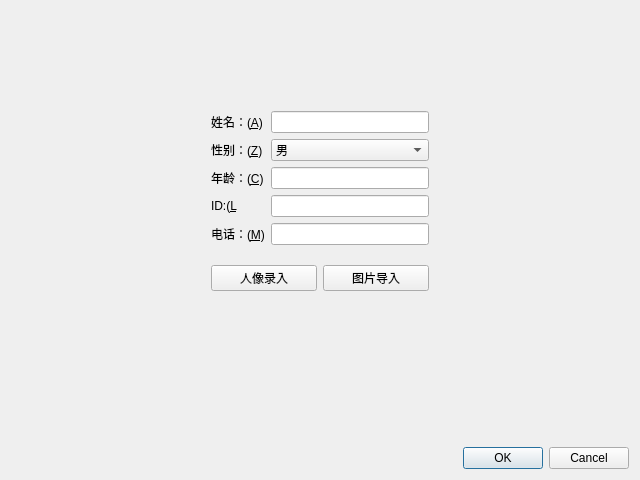
<?xml version="1.0" encoding="UTF-8"?>
<ui version="4.0">
 <class>FaceCpt</class>
 <widget class="QDialog" name="FaceCpt">
  <property name="geometry">
   <rect>
    <x>0</x>
    <y>0</y>
    <width>640</width>
    <height>480</height>
   </rect>
  </property>
  <property name="windowTitle">
   <string>Dialog</string>
  </property>
  <layout class="QVBoxLayout" name="verticalLayout">
   <item>
    <layout class="QGridLayout" name="gridLayout">
     <item row="0" column="0">
      <layout class="QFormLayout" name="formLayout">
       <property name="leftMargin">
        <number>200</number>
       </property>
       <property name="topMargin">
        <number>100</number>
       </property>
       <property name="rightMargin">
        <number>200</number>
       </property>
       <property name="bottomMargin">
        <number>9</number>
       </property>
       <item row="0" column="0">
        <widget class="QLabel" name="aLabel">
         <property name="text">
          <string>姓名：(&amp;A)</string>
         </property>
         <property name="buddy">
          <cstring>aLineEdit</cstring>
         </property>
        </widget>
       </item>
       <item row="0" column="1">
        <widget class="QLineEdit" name="aLineEdit"/>
       </item>
       <item row="1" column="0">
        <widget class="QLabel" name="zLabel">
         <property name="text">
          <string>性别：(&amp;Z)</string>
         </property>
         <property name="buddy">
          <cstring>zComboBox</cstring>
         </property>
        </widget>
       </item>
       <item row="1" column="1">
        <widget class="QComboBox" name="zComboBox">
         <item>
          <property name="text">
           <string>男</string>
          </property>
         </item>
         <item>
          <property name="text">
           <string>女</string>
          </property>
         </item>
        </widget>
       </item>
       <item row="2" column="0">
        <widget class="QLabel" name="cLabel">
         <property name="text">
          <string>年龄：(&amp;C)</string>
         </property>
         <property name="buddy">
          <cstring>cLineEdit</cstring>
         </property>
        </widget>
       </item>
       <item row="2" column="1">
        <widget class="QLineEdit" name="cLineEdit"/>
       </item>
       <item row="4" column="0">
        <widget class="QLabel" name="mLabel">
         <property name="text">
          <string>电话：(&amp;M)</string>
         </property>
         <property name="buddy">
          <cstring>mLineEdit</cstring>
         </property>
        </widget>
       </item>
       <item row="4" column="1">
        <widget class="QLineEdit" name="mLineEdit"/>
       </item>
       <item row="3" column="0">
        <widget class="QLabel" name="iDLLabel">
         <property name="text">
          <string>ID:(&amp;L</string>
         </property>
         <property name="buddy">
          <cstring>iDLLineEdit</cstring>
         </property>
        </widget>
       </item>
       <item row="3" column="1">
        <widget class="QLineEdit" name="iDLLineEdit"/>
       </item>
      </layout>
     </item>
    </layout>
   </item>
   <item>
    <layout class="QHBoxLayout" name="horizontalLayout_2">
     <property name="leftMargin">
      <number>200</number>
     </property>
     <property name="topMargin">
      <number>0</number>
     </property>
     <property name="rightMargin">
      <number>200</number>
     </property>
     <property name="bottomMargin">
      <number>150</number>
     </property>
     <item>
      <widget class="QPushButton" name="pushButton">
       <property name="text">
        <string>人像录入</string>
       </property>
      </widget>
     </item>
     <item>
      <widget class="QPushButton" name="pushButton_2">
       <property name="text">
        <string>图片导入</string>
       </property>
      </widget>
     </item>
    </layout>
   </item>
   <item>
    <widget class="QDialogButtonBox" name="buttonBox">
     <property name="orientation">
      <enum>Qt::Horizontal</enum>
     </property>
     <property name="standardButtons">
      <set>QDialogButtonBox::Cancel|QDialogButtonBox::Ok</set>
     </property>
    </widget>
   </item>
  </layout>
 </widget>
 <resources/>
 <connections>
  <connection>
   <sender>buttonBox</sender>
   <signal>accepted()</signal>
   <receiver>FaceCpt</receiver>
   <slot>accept()</slot>
   <hints>
    <hint type="sourcelabel">
     <x>248</x>
     <y>254</y>
    </hint>
    <hint type="destinationlabel">
     <x>157</x>
     <y>274</y>
    </hint>
   </hints>
  </connection>
  <connection>
   <sender>buttonBox</sender>
   <signal>rejected()</signal>
   <receiver>FaceCpt</receiver>
   <slot>reject()</slot>
   <hints>
    <hint type="sourcelabel">
     <x>316</x>
     <y>260</y>
    </hint>
    <hint type="destinationlabel">
     <x>286</x>
     <y>274</y>
    </hint>
   </hints>
  </connection>
 </connections>
</ui>
